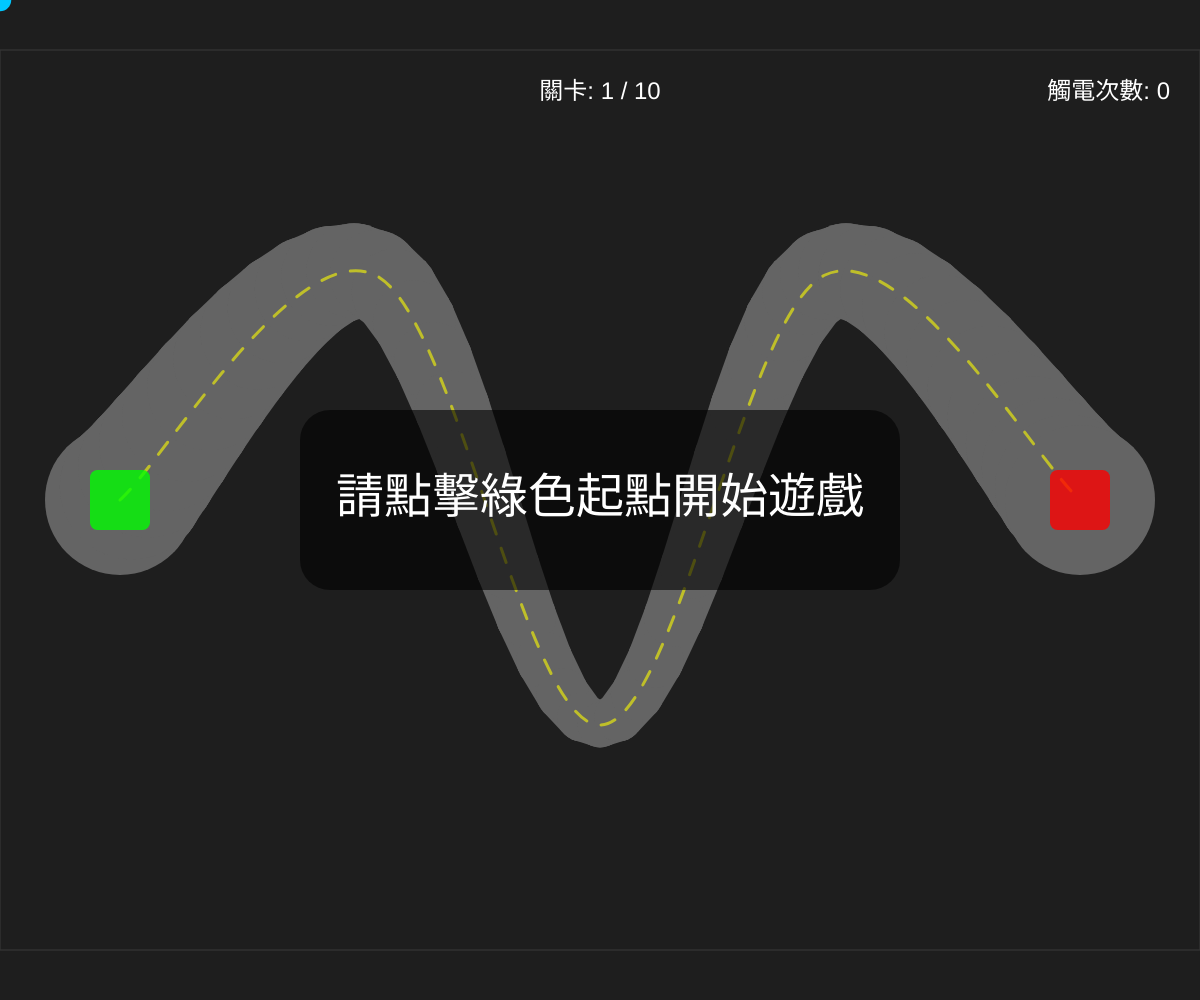
Frame 1 (no input)
Frame 60 (no input): identical to frame 1, image omitted
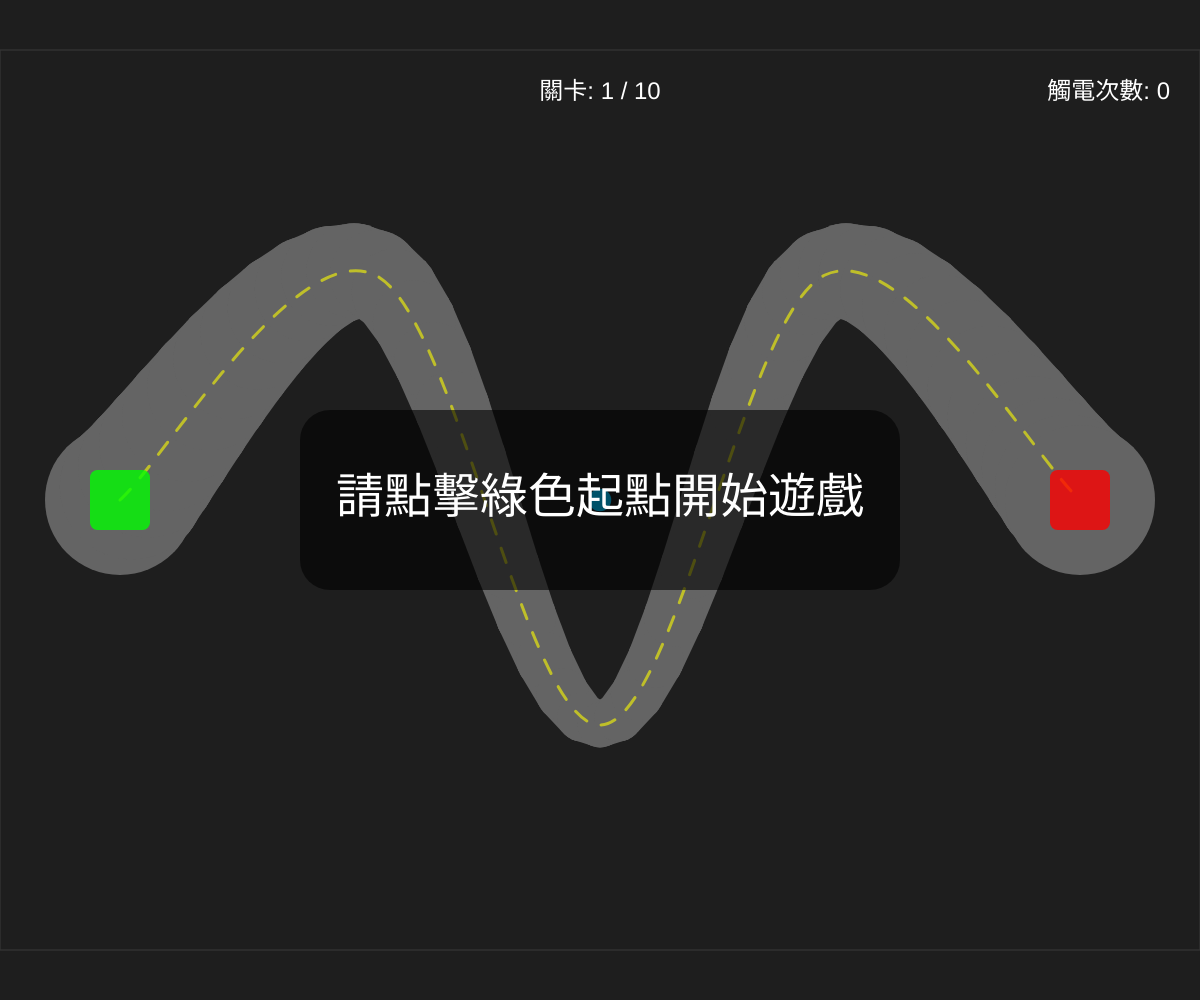
Frame 120 (the mouse pressed at the canvas centre since frame 60)

The p5.js sketch that drew these frames (run headless with seeded random() and noise() and a simulated clock; from frame 60 on, the mouse is pressed at the canvas centre):

// p5.js sketch
// ── sketch.js
let gameState = 'START'; // START, PLAY, GAMEOVER, WIN
let currentLevel = 0;
let hasStartedMoving = false; // 新增：確保玩家從起點出發後才啟動終點判定
let deathCount = 0; // 紀錄觸電次數
let isInvincible = false; // 是否開啟無敵模式

// 基準解析度，所有的座標點都是以此為準
const REF_W = 800;
const REF_H = 600;

let levels = [
  // 1-3 關保留並微調
  { points: [{ x: 80, y: 300, w: 100 }, { x: 250, y: 150, w: 60 }, { x: 400, y: 450, w: 30 }, { x: 550, y: 150, w: 60 }, { x: 720, y: 300, w: 100 }], start: { x: 80, y: 300 }, end: { x: 720, y: 300 }, obstacles: [] },
  { points: [{ x: 120, y: 100, w: 80 }, { x: 650, y: 180, w: 70 }, { x: 150, y: 320, w: 60 }, { x: 680, y: 450, w: 50 }, { x: 100, y: 550, w: 40 }], start: { x: 120, y: 100 }, end: { x: 100, y: 550 }, obstacles: [] },
  { points: [{ x: 100, y: 80, w: 70 }, { x: 250, y: 450, w: 25 }, { x: 320, y: 120, w: 60 }, { x: 480, y: 500, w: 25 }, { x: 550, y: 80, w: 60 }, { x: 750, y: 520, w: 25 }], start: { x: 100, y: 80 }, end: { x: 750, y: 520 }, obstacles: [{ x: 400, y: 300, size: 40, speed: 3 }] },
  
  // 第四關：大弧度圓弧 (練習長距離斜移)
  {
    points: [{ x: 100, y: 500, w: 80 }, { x: 400, y: 100, w: 50 }, { x: 700, y: 500, w: 80 }],
    start: { x: 100, y: 500 }, end: { x: 700, y: 500 }, obstacles: [{ x: 400, y: 250, size: 50, speed: 5 }]
  },
  
  // 第五關：漏斗挑戰 (中間極窄)
  {
    points: [{ x: 50, y: 300, w: 120 }, { x: 400, y: 300, w: 18 }, { x: 750, y: 300, w: 120 }],
    start: { x: 50, y: 300 }, end: { x: 750, y: 300 }, obstacles: []
  },
  
  // 第六關：雙 V 迷宮
  {
    points: [{ x: 100, y: 100, w: 60 }, { x: 150, y: 500, w: 40 }, { x: 400, y: 100, w: 40 }, { x: 650, y: 500, w: 40 }, { x: 700, y: 100, w: 60 }],
    start: { x: 100, y: 100 }, end: { x: 700, y: 100 }, obstacles: [{ x: 300, y: 200, size: 30, speed: 6 }, { x: 500, y: 400, size: 30, speed: -6 }]
  },
  
  // 第七關：之字形障礙廊道
  {
    points: [{ x: 50, y: 100, w: 50 }, { x: 750, y: 200, w: 50 }, { x: 50, y: 300, w: 50 }, { x: 750, y: 400, w: 50 }, { x: 50, y: 500, w: 50 }],
    start: { x: 50, y: 100 }, end: { x: 50, y: 500 }, obstacles: [{ x: 400, y: 150, size: 40, speed: 4 }, { x: 400, y: 350, size: 40, speed: -4 }]
  },
  
  // 第八關：高空走鋼絲 (全線極窄)
  {
    points: [{ x: 100, y: 300, w: 100 }, { x: 700, y: 300, w: 15 }],
    start: { x: 100, y: 300 }, end: { x: 700, y: 300 }, obstacles: [{ x: 400, y: 300, size: 25, speed: 8 }]
  },
  
  // 第九關：不規則放射
  {
    points: [{ x: 400, y: 50, w: 60 }, { x: 100, y: 300, w: 30 }, { x: 400, y: 550, w: 60 }, { x: 700, y: 300, w: 30 }, { x: 400, y: 250, w: 40 }],
    start: { x: 400, y: 50 }, end: { x: 400, y: 250 }, obstacles: [{ x: 200, y: 300, size: 50, speed: 2 }, { x: 600, y: 300, size: 50, speed: -2 }]
  },
  
  // 第十關：終極審判 (大跨度 + 複雜變化 + 多重障礙)
  {
    points: [
      { x: 50, y: 50, w: 80 }, { x: 750, y: 100, w: 20 }, 
      { x: 50, y: 250, w: 50 }, { x: 750, y: 350, w: 20 }, 
      { x: 400, y: 450, w: 100 }, { x: 400, y: 550, w: 30 }
    ],
    start: { x: 50, y: 50 }, end: { x: 400, y: 550 },
    obstacles: [
      { x: 400, y: 75, size: 30, speed: 10 },
      { x: 400, y: 300, size: 40, speed: -7 },
      { x: 200, y: 500, size: 20, speed: 12 }
    ]
  }
];

function setup() {
  createCanvas(windowWidth, windowHeight);
  textAlign(CENTER, CENTER);
  
  // 紀錄所有障礙物的初始位置與速度，以便觸電時重置
  for (let lvl of levels) {
    for (let obs of lvl.obstacles) {
      obs.startX = obs.x;
      obs.startSpeed = obs.speed;
    }
  }
}

function windowResized() {
  resizeCanvas(windowWidth, windowHeight);
}

function draw() {
  background(30);
  
  // 1. 計算縮放比例與位移，實現等比例居中
  let s = min(width / REF_W, height / REF_H);
  let tx = (width - REF_W * s) / 2;
  let ty = (height - REF_H * s) / 2;

  // 2. 將實際滑鼠座標轉換為遊戲內的座標
  let mX = (mouseX - tx) / s;
  let mY = (mouseY - ty) / s;

  push();
  translate(tx, ty);
  scale(s);

  // 繪製遊戲邊界（可選，方便調試）
  noFill();
  stroke(50);
  rect(0, 0, REF_W, REF_H);

  // 在所有狀態下（除全破外）都繪製地圖，玩家才能看到起點
  if (gameState !== 'ALL_CLEAR') {
    drawLevel(levels[currentLevel], mX, mY);
  }

  if (gameState === 'START') {
    drawMessage("請點擊綠色起點開始遊戲");
  } else if (gameState === 'PLAY') {
    checkCollision(levels[currentLevel], mX, mY);
  } else if (gameState === 'GAMEOVER') {
    drawMessage("觸電了！\n點擊綠色起點重新挑戰");
  } else if (gameState === 'WIN') {
    drawMessage("恭喜通關！\n點擊滑鼠準備下一關");
  } else if (gameState === 'ALL_CLEAR') {
    drawMessage("全關卡達成！\n你是電路高手！");
  }
  pop();
}

function drawLevel(lvl, mX, mY) {
  // 取得平滑後的曲線點資料
  let smoothPath = getSmoothPath(lvl.points, 12); // 每段細分 12 個採樣點

  // 1. 繪製平滑變寬的安全路徑
  fill(100);
  noStroke();
  for (let i = 0; i < smoothPath.length - 1; i++) {
    drawTaperedSegment(smoothPath[i], smoothPath[i+1]);
  }

  // 2. 繪製導引中曲線 (黃色虛線)
  stroke(255, 255, 0, 150);
  strokeWeight(2);
  noFill();
  drawingContext.setLineDash([10, 10]);
  beginShape();
  // Catmull-Rom 需要頭尾各一個控制點
  curveVertex(lvl.points[0].x, lvl.points[0].y);
  for (let p of lvl.points) curveVertex(p.x, p.y);
  curveVertex(lvl.points[lvl.points.length-1].x, lvl.points[lvl.points.length-1].y);
  endShape();
  drawingContext.setLineDash([]);
  noStroke();

  // 繪製起點與終點
  fill(0, 255, 0, 200); rect(lvl.start.x - 20, lvl.start.y - 20, 40, 40, 5);
  fill(255, 0, 0, 200); rect(lvl.end.x - 20, lvl.end.y - 20, 40, 40, 5);

  // 繪製與移動障礙物 (改為圓形以符合無直角主題)
  fill(255, 255, 0);
  for (let obs of lvl.obstacles) {
    if (gameState === 'PLAY') obs.x += obs.speed;
    if (obs.x > REF_W - 50 || obs.x < 50) obs.speed *= -1;
    ellipse(obs.x, obs.y, obs.size, obs.size);
  }

  // 檢查是否到達終點 (加入 hasStartedMoving 判定)
  if (gameState === 'PLAY') {
    // 如果鼠標離開起點超過 30 像素，視為正式開始移動
    if (dist(mX, mY, lvl.start.x, lvl.start.y) > 30) {
      hasStartedMoving = true;
    }

    let d = dist(mX, mY, lvl.end.x, lvl.end.y);
    if (d < 20 && hasStartedMoving) {
      if (currentLevel < levels.length - 1) gameState = 'WIN';
      else gameState = 'ALL_CLEAR';
    }
  }

  // 繪製玩家位置
  fill(0, 200, 255);
  ellipse(mX, mY, 15, 15);

  // 顯示統計資訊與狀態
  textSize(16);
  if (isInvincible) {
    fill(255, 100, 100);
    textAlign(LEFT, TOP);
    text("無敵模式：ON", 20, 20);
  }

  // 顯示當前關卡數 (例如: 關卡 1 / 10)
  fill(255);
  textAlign(CENTER, TOP);
  text("關卡: " + (currentLevel + 1) + " / " + levels.length, REF_W / 2, 20);

  // 顯示觸電次數
  fill(255);
  textAlign(RIGHT, TOP);
  text("觸電次數: " + deathCount, REF_W - 20, 20);

  textAlign(CENTER, CENTER); // 恢復原本的對齊設定
}

// 輔助函式：繪製兩個不同寬度的點之間的梯形路徑
function drawTaperedSegment(p1, p2) {
  let angle = atan2(p2.y - p1.y, p2.x - p1.x);
  let r1 = p1.w / 2;
  let r2 = p2.w / 2;
  
  // 繪製梯形主體
  beginShape();
  vertex(p1.x + cos(angle + HALF_PI) * r1, p1.y + sin(angle + HALF_PI) * r1);
  vertex(p2.x + cos(angle + HALF_PI) * r2, p2.y + sin(angle + HALF_PI) * r2);
  vertex(p2.x + cos(angle - HALF_PI) * r2, p2.y + sin(angle - HALF_PI) * r2);
  vertex(p1.x + cos(angle - HALF_PI) * r1, p1.y + sin(angle - HALF_PI) * r1);
  endShape(CLOSE);
  
  // 在節點處繪製圓形，使轉折處平滑
  ellipse(p1.x, p1.y, p1.w, p1.w);
  ellipse(p2.x, p2.y, p2.w, p2.w);
}

// 輔助函式：將折線點轉化為平滑曲線點陣列
function getSmoothPath(points, res) {
  let smooth = [];
  for (let i = 0; i < points.length - 1; i++) {
    // 取得前後鄰近點作為 Catmull-Rom 的控制點
    let p0 = points[max(i - 1, 0)];
    let p1 = points[i];
    let p2 = points[i + 1];
    let p3 = points[min(i + 2, points.length - 1)];

    for (let t = 0; t < 1; t += 1/res) {
      smooth.push({
        x: curvePoint(p0.x, p1.x, p2.x, p3.x, t),
        y: curvePoint(p0.y, p1.y, p2.y, p3.y, t),
        w: lerp(p1.w, p2.w, t)
      });
    }
  }
  // 加入最後一個點
  let last = points[points.length-1];
  smooth.push({ x: last.x, y: last.y, w: last.w });
  return smooth;
}

function checkCollision(lvl, mX, mY) {
  let minDist = Infinity;
  let targetWidth = 0;

  if (isInvincible) return; // 如果是無敵模式，直接跳過碰撞檢查

  let smoothPath = getSmoothPath(lvl.points, 8); // 碰撞偵測用的細分

  // 檢查滑鼠到曲線每一段微小線段的距離
  for (let i = 0; i < smoothPath.length - 1; i++) {
    let res = getDistInfo(mX, mY, smoothPath[i], smoothPath[i+1]);
    if (res.d < minDist) {
      minDist = res.d;
      targetWidth = lerp(smoothPath[i].w, smoothPath[i+1].w, res.t);
    }
  }

  let inPath = minDist < targetWidth / 2;

  // 檢查障礙物碰撞
  for (let obs of lvl.obstacles) {
    let dToObs = dist(mX, mY, obs.x, obs.y);
    if (dToObs < obs.size / 2 + 7) { // 7 是玩家半徑
      inPath = false;
    }
  }

  if (!inPath) {
    gameState = 'GAMEOVER';
    deathCount++;

    // 達到 15 次觸電時詢問玩家
    if (deathCount === 15) {
      if (confirm("看來這關有點挑戰性... 已經觸電 15 次了，要開啟無敵模式嗎？\n(開啟後將不會因撞擊而失敗)")) {
        isInvincible = true;
        gameState = 'PLAY'; // 直接恢復遊戲
      }
    }

    // 觸電時，將當前關卡的所有障礙物重置回初始位置與速度
    for (let obs of lvl.obstacles) {
      obs.x = obs.startX;
      obs.speed = obs.startSpeed;
    }
  }
}

// 數學函式：計算點到線段的最短距離，並回傳插值比例 t (0~1)
function getDistInfo(px, py, p1, p2) {
  let x1 = p1.x, y1 = p1.y, x2 = p2.x, y2 = p2.y;
  let l2 = distSq(x1, y1, x2, y2);
  if (l2 == 0) return { d: dist(px, py, x1, y1), t: 0 };
  let t = ((px - x1) * (x2 - x1) + (py - y1) * (y2 - y1)) / l2;
  t = max(0, min(1, t));
  return { 
    d: dist(px, py, x1 + t * (x2 - x1), y1 + t * (y2 - y1)), 
    t: t 
  };
}

function distSq(x1, y1, x2, y2) {
  return pow(x2 - x1, 2) + pow(y2 - y1, 2);
}

function drawMessage(txt) {
  // 加入半透明背景讓文字更清晰
  fill(0, 0, 0, 150);
  rect(REF_W/4, REF_H/2 - 60, REF_W/2, 120, 20); // 使用基準寬高
  
  fill(255);
  textSize(32);
  text(txt, REF_W / 2, REF_H / 2);
}

function mousePressed() {
  // 重新計算點擊時的轉換座標
  let s = min(width / REF_W, height / REF_H);
  let tx = (width - REF_W * s) / 2;
  let ty = (height - REF_H * s) / 2;
  let mX = (mouseX - tx) / s;
  let mY = (mouseY - ty) / s;

  let lvl = levels[currentLevel];
  // 檢查滑鼠是否點擊在綠色起點內 (40x40 區域)
  let isOverStart = mX > lvl.start.x - 20 && mX < lvl.start.x + 20 &&
                    mY > lvl.start.y - 20 && mY < lvl.start.y + 20;

  if (gameState === 'START' || gameState === 'GAMEOVER') {
    if (isOverStart) {
      gameState = 'PLAY';
      hasStartedMoving = false; // 開始遊戲時重置移動狀態
    }
  } else if (gameState === 'WIN') {
    currentLevel++;
    gameState = 'START'; // 前往下一關並等待點擊起點
  }
  else if (gameState === 'ALL_CLEAR') { currentLevel = 0; gameState = 'START'; }
}
